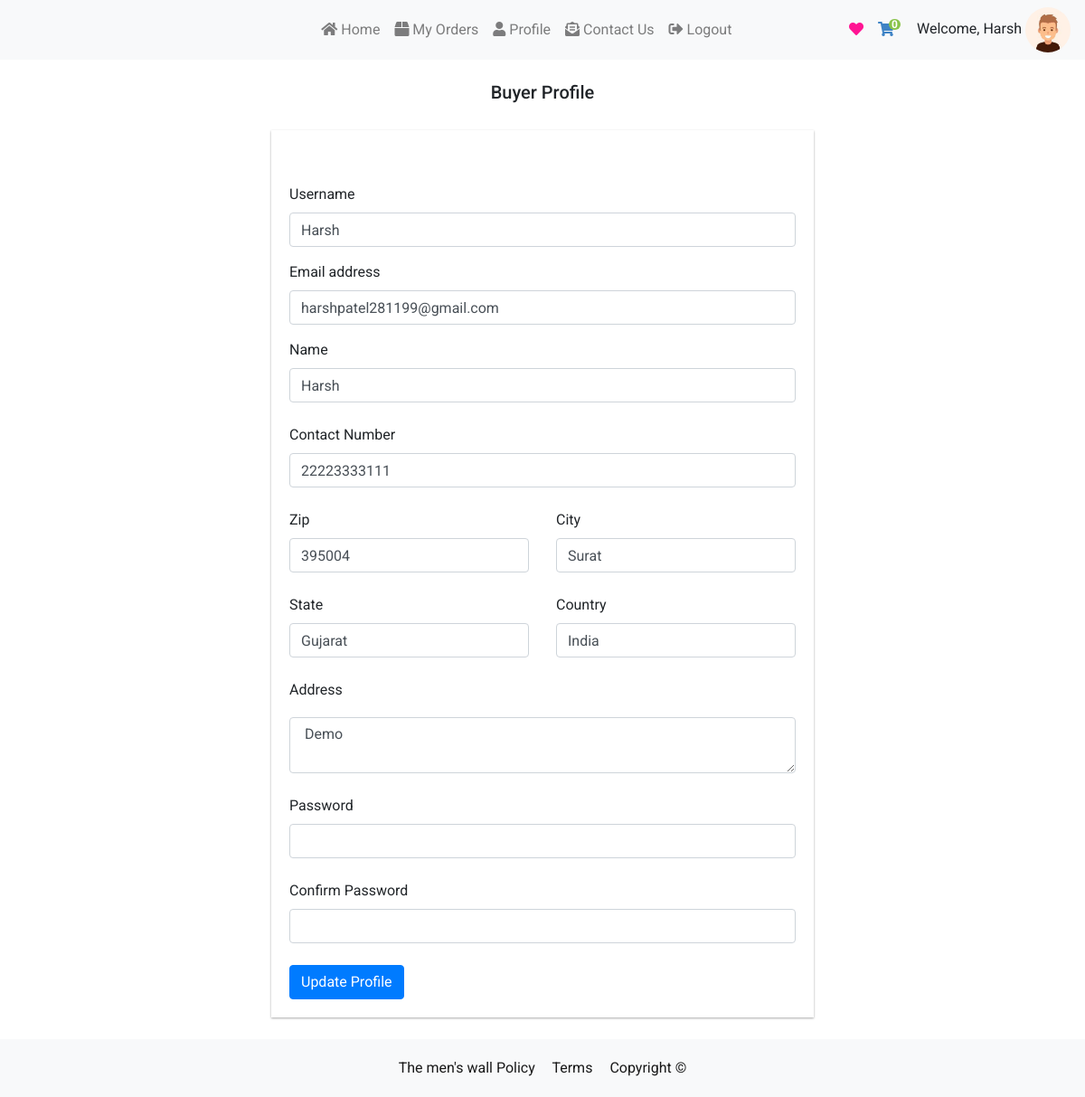
Screenshot of /products/profile/ (signed in) with the database file from the repository.
### users/models.py (models this page shows, shortened)
class CustomeUser(AbstractUser):
	role_list = [
		('buyer', 'buyer'),
		('seller', 'seller')
	]
	role = models.CharField(max_length=10, choices=role_list,null=True,blank=True,default='buyer')
	contact_no = models.CharField(null=True,blank=True,max_length=20,default="")
	fullname = models.CharField(max_length=100,default="",null=True,blank=True)

class Profile(models.Model):
	user = models.OneToOneField(CustomeUser, on_delete=models.CASCADE)
	image = models.ImageField(default='default.png', upload_to='profile_pics')
	slug = AutoSlugField(populate_from='user')
	bio = models.CharField(max_length=255, blank=True)
	friends = models.ManyToManyField("Profile", blank=True)

class Address(models.Model):
	city = models.CharField(max_length=100,default="")
	state = models.CharField(max_length=100,default="")
	country = models.CharField(max_length=100,default="")
	address = models.TextField()
	pincode = models.CharField(max_length=100,default="")
	user = models.ForeignKey(CustomeUser,on_delete=models.CASCADE)

### products/views.py (the view, shortened to what this page needs)
# urls.py: path("profile/",profile,name="profile"),
def profile(request):
    address = Address.objects.filter(user=request.user).last()
    return render(request,'products/sellerProfile.html',{'address':address})

### feed/views.py (called while the page is built)
def CountNotifications(request):
	count_notifications = 0
	if request.user.is_authenticated:
		count_notifications = Notification.objects.filter(user=request.user, is_seen=False).count()
	return {'count_notifications':count_notifications}

def GetProfile(request):
	you = ''
	if request.user.is_authenticated:
		p = request.user.profile
		you = p.user
	return {'profile':you}

### templates/products/sellerProfile.html (shortened to what this page needs)
{% extends "products/ecommBase.html" %}
{% load static %}
{% block content %}
<div class="container mt-2">
    <div class="text-center">
        <h5 class=" mt-4 mb-4">{{ user.role | title }} Profile</h5>
    </div>
    {% load static %}
    <div class="container seller__form mb-4">
        <form method="post" action="" >{% csrf_token %}
            <div class="row">
                <div class="col-12">
                    <div class="profile__img">
                    </div>
                </div>
                <div class="col-12">
                    <div class="form-group">
                        <label for="first">Username</label>
                        <input type="text" value="{{ user.username }}" name="username" class="form-control" placeholder="" id="first">
                    </div>
                </div>
                <div class="col-md-12">
                    <div class="form-group">
                        <label for="email">Email address</label>
                        <input type="email" value="{{ user.email }}"  name="email" class="form-control" id="email" placeholder="email">
                    </div>
                </div>
                <div class="col-md-12 mb-2">
                    <div class="form-group">
                        <label for="company">Name</label>
                        <input type="text" class="form-control" name="fullname" placeholder="" value="{{ user.fullname }}" id="company">
                    </div>
                </div>
                <div class="col-md-12 mb-2">
                    <div class="form-group">
                        <label for="company">Contact Number</label>
                        <input type="text" class="form-control" name="contact" placeholder="" value="{{ user.contact_no }}" id="company">
                    </div>
                </div>
                    <div class="col-md-6 mb-2">
                    <div class="form-group">
                        <label for="zip">Zip</label>
                        <input type="text" class="form-control" name="zip" placeholder="" value="{{ address.pincode }}" id="zip">
                    </div>
                </div>
                <div class="col-md-6 mb-2">
                    <div class="form-group">
                        <label for="city">City</label>
                        <input type="text" class="form-control" name="city" placeholder="" value="{{ address.city }}" id="city">
                    </div>
                </div>
                <div class="col-md-6 mb-2">
                    <div class="form-group">
                        <label for="state">State</label>
                        <input type="text" class="form-control" name="state" placeholder="" value="{{ address.state }}" id="state">
                    </div>
                </div>
                <div class="col-md-6 mb-2">
                    <div class="form-group">
                        <label for="country">Country</label>
                        <input type="text" class="form-control" name="country" placeholder="" value="{{ address.country }}" id="country">
                    </div>
                </div>
                <div class="col-md-12 mb-2">
                    <div class="form-group">
                        <label for="address">Address</label>
                        <textarea class="form-control" name="address" placeholder="" >{{ address.address }}</textarea>
                    </div>
                </div>
                <div class="col-md-12 mb-2">
                    <div class="form-group">
                        <label for="company">Password</label>
                        <input type="password" class="form-control" name ="password"  placeholder="" id="company">
                    </div>
                </div>
                <div class="col-md-12 mb-2">
                    <div class="form-group">
                        <label for="company"> Confirm Password</label>
                        <input type="password" name="confirmpassword" class="form-control" placeholder="" id="company">
                    </div>
                </div>
            </div>
            <button type="submit" class="btn btn-primary">Update Profile</button>
        </form>
    </div>
</div>
{% endblock %}

### templates/products/ecommBase.html (shortened to what this page needs)
{% load static %}
<!DOCTYPE html>
<html lang="en">
<head>
    <link href="https://cdnjs.cloudflare.com/ajax/libs/font-awesome/5.13.0/css/all.min.css" rel="stylesheet">
    <link rel="stylesheet" href="https://cdn.jsdelivr.net/npm/bootstrap@4.5.3/dist/css/bootstrap.min.css">
</head>
<body>
<nav class="navbar navbar-expand-md bg-light navbar-light">
  <a class="navbar-brand" href="{% url 'home' %}" style="width:27%">
       </a>
  <div class="collapse navbar-collapse" id="collapsibleNavbar">
    <ul class="navbar-nav">
      {% if user.role == "seller" %}
      <li class="nav-item">
        <a class="nav-link active" href="{% url 'sellerDash' %}" ><i class="fa fa-list-alt" aria-hidden="true"></i>&nbsp;My Products</a>
      </li>
      <li class="nav-item">
        <a class="nav-link" href="{% url 'sellerOrders' %}"><i class="fa fa-shopping-cart" aria-hidden="true"></i>&nbsp;My Orders</a>
      </li>
    <li class="nav-item ">
        <a class="nav-link" href="{% url 'profile' %}"><i class="fa fa-user" aria-hidden="true"></i>&nbsp;Profile</a>
      </li>
        {% else  %}
      <li class="nav-item">
        <a class="nav-link {% if '/products/buyproducts/' == request.path %}active {% endif %}" href="{% url 'buyproducts' %}" ><i class="fas fa-home" aria-hidden="true"></i>&nbsp;Home</a>
      </li>
      <li class="nav-item">
        <a class="nav-link {% if '/orders/myOrders/' == request.path %}active {% endif %}" href="{% url 'myOrders' %}"><i class="fas fa-box" aria-hidden="true"></i>&nbsp;My Orders</a>
      </li>
           <li class="nav-item">
        <a class="nav-link {% if '/products/buyerprofile/' == request.path %}active {% endif %}" href="{% url 'buyerprofile' %}"><i class="fa fa-user" aria-hidden="true"></i>&nbsp;Profile</a>
      </li>
        {% endif  %}
     <li class="nav-item">
        <a class="nav-link  {% if '/contactus/' == request.path %}active{% endif %}" href="{% url 'contactus' %}"><i class="fas fa-envelope-open-text" aria-hidden="true"></i>&nbsp;Contact Us</a>
      </li>
        <li class="nav-item">
        <a class="nav-link " href="{% url 'logout' %}">{% if '/orders/myOrders/' == request.path %}<i class="fas fa-sign-out-alt"></i>{% else %}<i class="fas fa-sign-out-alt" aria-hidden="true"></i>{% endif %}&nbsp;Logout</a>
      </li>
    </ul>
   {% if user.role == "buyer" %}
    <ul class="navbar-nav ml-auto" style="margin-right: 10px">
         <li class="nav-item">
            <a class="nav-link" style="color: deeppink;cursor: pointer">
                <i class="fa fa-heart"  id="popWishlist"></i>
            </a>
         </li>
         <li class="nav-item" style="list-style: none !important;">
            <a class="nav-link" href="{% url 'cart' %}" style="color: #3E83C5">
            <i class="fa fa-shopping-cart"  id="popcart"></i>
            <span class="badge badge-dark" id="CartCounter" style="border-radius: 50px;background-color: #89C34A">0</span>
            </a>
         </li>
    </ul>
  {% endif %}
  </div>
     <div class="user-img">
               <span>Welcome,</span>
                <span>{{ profile.profile.user.username }}</span>
                <img src="{{ profile.profile.image.url }}" alt="" style="vertical-align: middle;
                    width: 50px;
                    height: 50px;
                    border-radius: 50%;">
            </div>
</nav>
    {% block content %}
    {% endblock content %}
    <div class="bottombar">
        <div class="container">
            <div class="row">
                <div class="col-md-12">
                    <div class="bottom_footer">
                        <span class="copyright"><a target="_blank" href="#">The men's wall</a></span>
                        <span class="terms">
                            <a class="copyright" target="_blank" href="{% url 'privacy_policy' %}"
                               style="margin-right: 15px">Policy</a>
                            <a class="copyright" target="_blank" href="{% url 'terms_condition' %}"
                               style="margin-right: 15px">Terms</a>
                            <a class="copyright" target="_blank" href="#">Copyright <span>©</span></a>
                        </span>
                    </div>
                </div>
            </div>
        </div>
    </div>
</body>
</html>

### templates/products/ecommBase.html (style rules this page uses)
body { font-family: 'Roboto', sans-serif !important; }
form input , form select { width: inherit; max-width: inherit; min-width: inherit; box-shadow: none; border-radius: 0; background-color: #ffffff; border: 1px solid #bebebe; }
form textarea { padding: 10px; border: 1px solid #bababa; margin: 10px 0; border-radius: 0; }
.bottombar { background-color: #f8f9fa; padding: 20px; text-align: center; }
.bottom_footer a { color: rgba(0,0,0,.9); font-size: 16px; }
.badge { padding-left: 5px; padding-right: 5px; -webkit-border-radius: 9px; -moz-border-radius: 9px; border-radius: 9px; }
#CartCounter , #whishListCounter { font-size: 12px; background: #3E83C5; color: #fff; padding: 0 3px; vertical-align: top; margin-left: -10px; }

### templates/products/sellerProfile.html (style rules this page uses)
.profile__img { margin-bottom: 15px; }
.seller__form { width: 100%; max-width: 600px; margin: auto; padding: 20px; box-shadow: 0 1px 3px rgba(0,0,0,0.12), 0 1px 2px rgba(0,0,0,0.24); margin-top: 30px; }

### rows the page displays
CustomeUser: profile.user.username "Harsh", profile.image (placeholder picture), role "Buyer", username "Harsh", email "harshpatel281199@gmail.com", fullname "Harsh", contact "22223333111"
Address: zip "395004", city "Surat", state "Gujarat", country "India", address "Demo"
